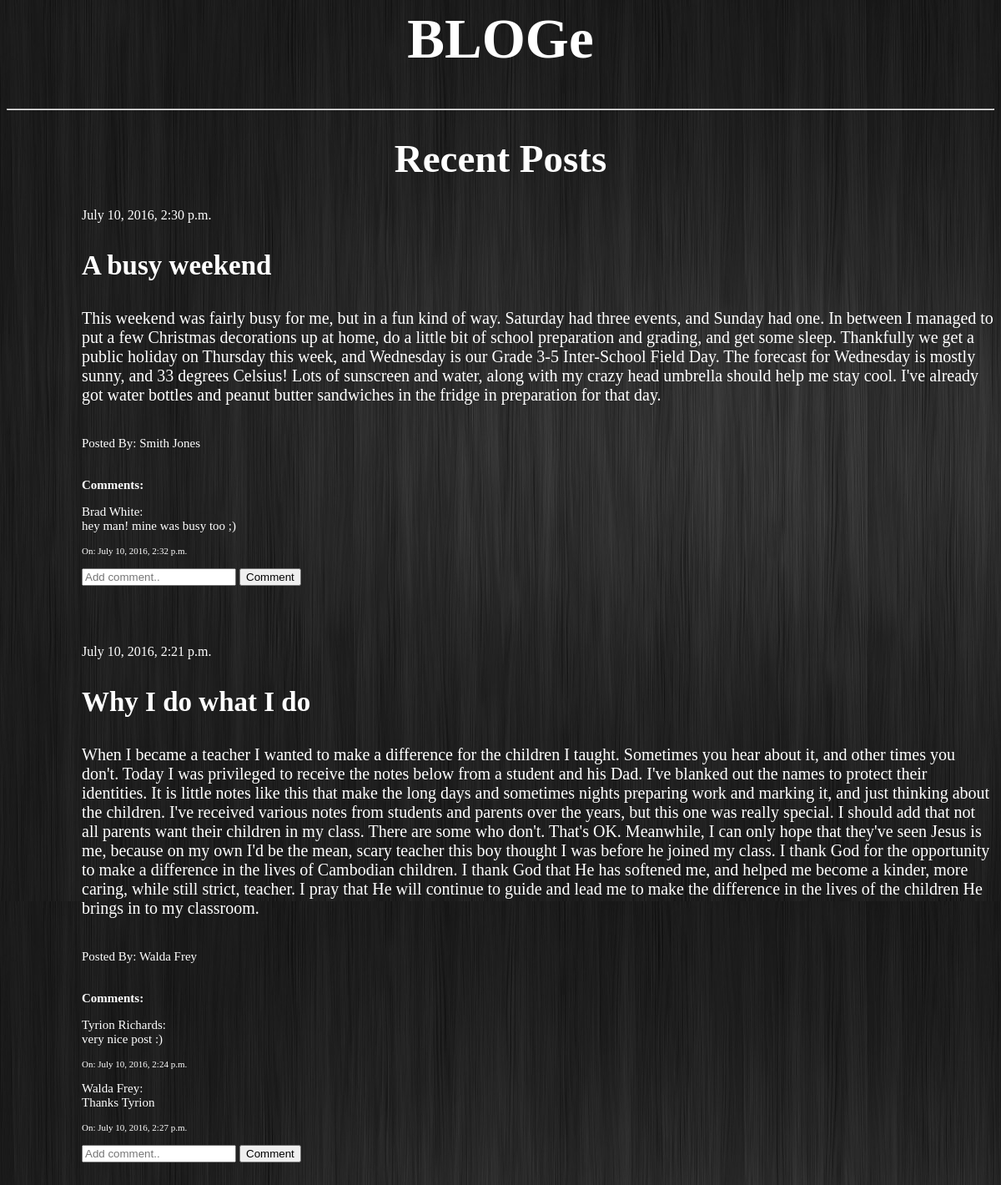
/blog/viewposts, run on the app's committed database.
### blogg/models.py (models this page shows, shortened)
class Post(models.Model):
    content = models.TextField()
    heading = models.CharField(max_length=100)
    pub_date = models.DateTimeField('date published')
    writer = models.ForeignKey(User, on_delete=models.CASCADE)

class Comment(models.Model):
    content = models.TextField()
    pub_date = models.DateTimeField('date published')
    writer = models.ForeignKey(User, on_delete=models.CASCADE)
    of_post = models.ForeignKey(Post, on_delete=models.CASCADE)

### blogg/views.py (the view, shortened to what this page needs)
def view_posts(request):
    all_posts = Post.objects.order_by('-pub_date')
    context = {'all_posts': all_posts}
    return render(request, 'blogg/view_posts.html', context)

### blogg/templates/blogg/view_posts.html (shortened to what this page needs)
{% extends 'blogg/base.html' %}
{% block css %}
{% load staticfiles %}
<link rel="stylesheet" type="text/css" href="{% static 'blogg/view_posts.css' %}" />
 {% endblock %}
{%block body%}
<h1 class="header">BLOGe</h1>
<hr>
<h1>Recent Posts</h1>
<div class="mainbody" >
{% if all_posts %}
    {% for pos in all_posts %}
        {{pos.pub_date}}
        <h3>{{pos.heading}}</h3>
        <p>    {{pos.content}} </p><br>
          <div class="credits">
              Posted By: {{pos.writer.get_full_name}}
          </div>
          <br>
          <div class="comments">
              <p style="font-weight:bold">Comments:</p>
              {% for comm in pos.comment_set.all %}
                <p>  {{comm.writer.get_full_name}}:<br>  {{comm.content}}
                <div style="font-size:11px">  On: {{comm.pub_date}}</div></p>
              {%endfor%}
              <form action="{% url 'blogg:view_posts'%}" method="post">
                  <input type="text" name = "content" placeholder="Add comment..">
                  <input type="submit" value="Comment">
              </form>
          </div>
        <br><br><br>
    {%endfor%}
{%endif%}
</div>
{%endblock%}

### blogg/templates/blogg/base.html (shortened to what this page needs)
<html>
  <head>
    {% block css %} {% endblock %}
  </head>
{% load staticfiles %}
  <body style="background-image: url( {% static 'blogg/images/band.jpg' %} )">
    {%block body%} {%endblock%}
  </body>
</html>

### blogg/static/blogg/view_posts.css (style rules this page uses)
h1 { font-size:47px; color: white; text-align: center; }
.header { font-size:67px; color: white; text-align: center; }
.mainbody { style=color:white; margin-left: 90px; color: white; }
.mainbody h3 { font-size: 33px; font-weight: bolder; }
.mainbody p { font-size: 20px; }
.comments p { font-size: 15px; }
.credits { font-size: 15px; }

### data on the page
Post: pub_date "July 10, 2016, 2:30 p.m.", heading "A busy weekend", content "This weekend was fairly busy for me, but in a fun kind of way. Saturday had three events, and Sunday had one. In between I managed to put a few Christmas decorations up at home, do a little bit of school preparation and grading, and get some sleep. Thankfully we get a public holiday on Thursday this week, and Wednesday is our Grade 3-5 Inter-School Field Day. The forecast for Wednesday is mostly sunny, and 33 degrees Celsius! Lots of sunscreen and water, along with my crazy head umbrella should help me stay cool. I've already got water bottles and peanut butter sandwiches in the fridge in preparation for that day.", writer.get_full_name "Smith Jones"
Comment: writer.get_full_name "Brad White", content "hey man! mine was busy too ;)", pub_date "July 10, 2016, 2:32 p.m."
Post: pub_date "July 10, 2016, 2:21 p.m.", heading "Why I do what I do", content "When I became a teacher I wanted to make a difference for the children I taught. Sometimes you hear about it, and other times you don't. Today I was privileged to receive the notes below from a student and his Dad. I've blanked out the names to protect their identities. It is little notes like this that make the long days and sometimes nights preparing work and marking it, and just thinking about the children. I've received various notes from students and parents over the years, but this one was really special. I should add that not all parents want their children in my class. There are some who don't. That's OK. Meanwhile, I can only hope that they've seen Jesus is me, because on my own…", writer.get_full_name "Walda Frey"
Comment: writer.get_full_name "Tyrion Richards", content "very nice post :)", pub_date "July 10, 2016, 2:24 p.m."
Comment: writer.get_full_name "Walda Frey", content "Thanks Tyrion", pub_date "July 10, 2016, 2:27 p.m."
